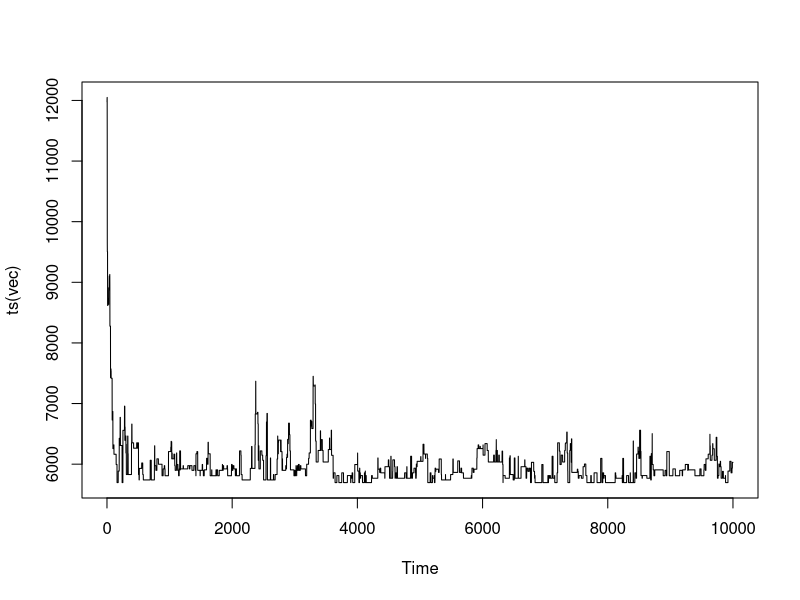

Recreate this plot in R.
############################################################################################
# Project: Path Optimization using Simulated Annealing
# Will Daewook Kwon - will.dw.kwon@gmail.com
#
# Description:
# 10 Cities and their distance to each other are given. Using the Metropolis-Hastings
# algorith, we will generate more often those path with shorter distance. As the number
# of iteration grows, the generated path will converge to the shortest path possible.  
############################################################################################
rm(list=ls())


## The Distance Matrix
A<-c(0,587,1212,701,1936,604,748,2139,2182,543)
B<-c(0,0,920,940,1745,1188,713,1858,1737,597)
C<-c(0,0,0,879,831,1726,1631,949,1021,1494)
D<-c(0,0,0,0,1374,968,1420,1645,1891,1220)
E<-c(0,0,0,0,0,2339,2451,347,959,2300)
F<-c(0,0,0,0,0,0,1092,2594,2734,923)
G<-c(0,0,0,0,0,0,0,2571,2408,205)
H<-c(0,0,0,0,0,0,0,0,678,2442)
I<-c(0,0,0,0,0,0,0,0,0,2329)
J<-c(0,0,0,0,0,0,0,0,0,0)

distance<-cbind(A,B,C,D,E,F,G,H,I,J)
rownames(distance)=c("A","B","C","D","E","F","G","H","I","J")
distance=distance+t(distance)

## Distance Calculator: V(x)
DistCal<-function(vector){
vec<-c()
	for(i in 1:9){
		location<-vector[c(i,i+1)]
		vec[i]<-distance[location[1],location[2]]
	}
score=sum(vec)
return(score)
}

## y Generator: proposal function
## The number of neighbours are the same with 45=choose(10,2))
## Pick two arbitary indices and switch
Proposal<-function(vector){
co1<-sample(1:10,2)
co2=rev(co1)
vector[co1]<-vector[co2];y=vector
return(y)
}

## Set x0 (By letting A=1,B=2....K=10)
x0=c(1,2,3,4,5,6,7,8,9,10)

## Simulate the Markov Chain
Simulator<-function(N,x0){
collect<-list(x0)
x=x0
	for(i in 1:N){
	lambda<-1*log(1+i)
	y=Proposal(x)
	accept=min(1, exp(lambda*(-DistCal(y)/1000))/exp(lambda*(-DistCal(x)/1000)))
		if(runif(1)<=accept)
		{x=y} else {x=x}
	collect[[i]]<-x
	}
return(collect)
}

## Simulation
sim<-Simulator(10000,x0)

## Calculate distances of each vector in MC and ovserve distance reduction
vec<-c()
for(i in 1:10000){
z<-sim[[i]]
vec[i]<-DistCal(z)     
}

plot(ts(vec))

## The Limiting Distribution and the Maximum Value (Shortest Path)
optimal<-sim[length(sim)];optimal
DistCal(optimal[[1]])
